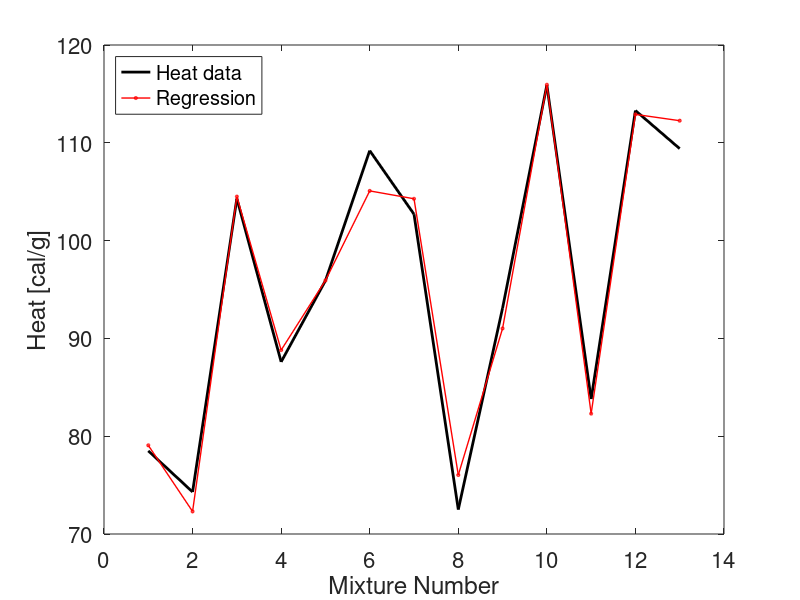

Source code (MATLAB):
%% Singular Value Decomposition - Multilinear Regression
% Graham Williams | grwi2594@colorado.edu

% Find relationship between proportion of ingredients in mixture to heat
% generation

clear all, close all, clc

load hald;  % Load Portland Cement dataset
A = ingredients;
b = heat;

[U,S,V] = svd(A,'econ');
x = V*inv(S)*U'*b;                    % Solve Ax=b using the SVD

plot(b,'k','LineWidth',2);  hold on            % Plot data
plot(A*x,'r-o','LineWidth',1.,'MarkerSize',2); % Plot regression
l1 = legend('Heat data','Regression','Location','northwest');
set(gca,'FontSize',16)
xlabel('Mixture Number')
ylabel('Heat [cal/g]')

%% Alternative 1  (regress)
x = regress(b,A)

%% Alternative 2  (pinv)
x = pinv(A)*b